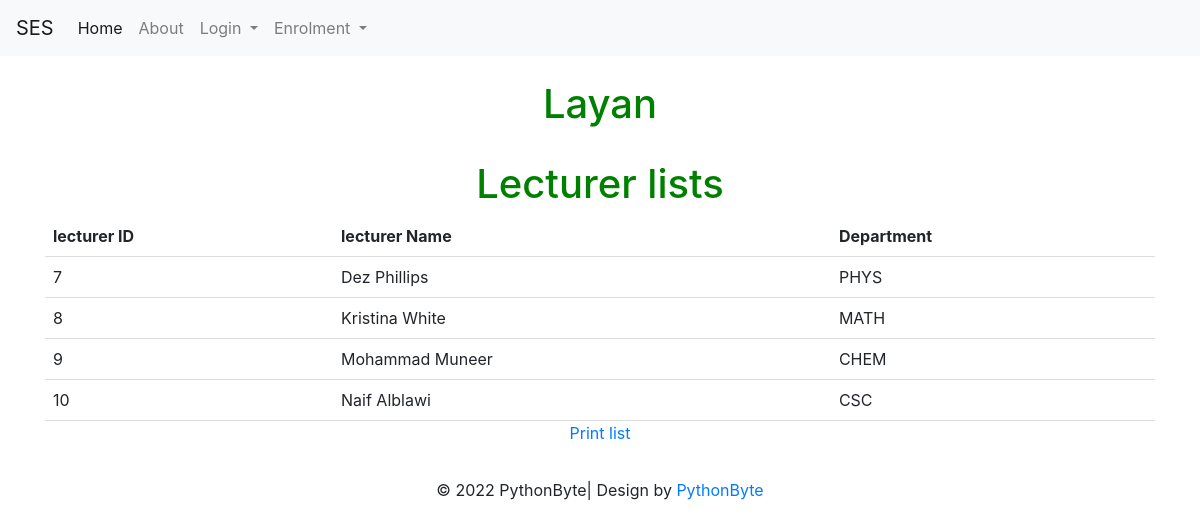
The page /lec_lists (signed in) on the database as committed earlier.
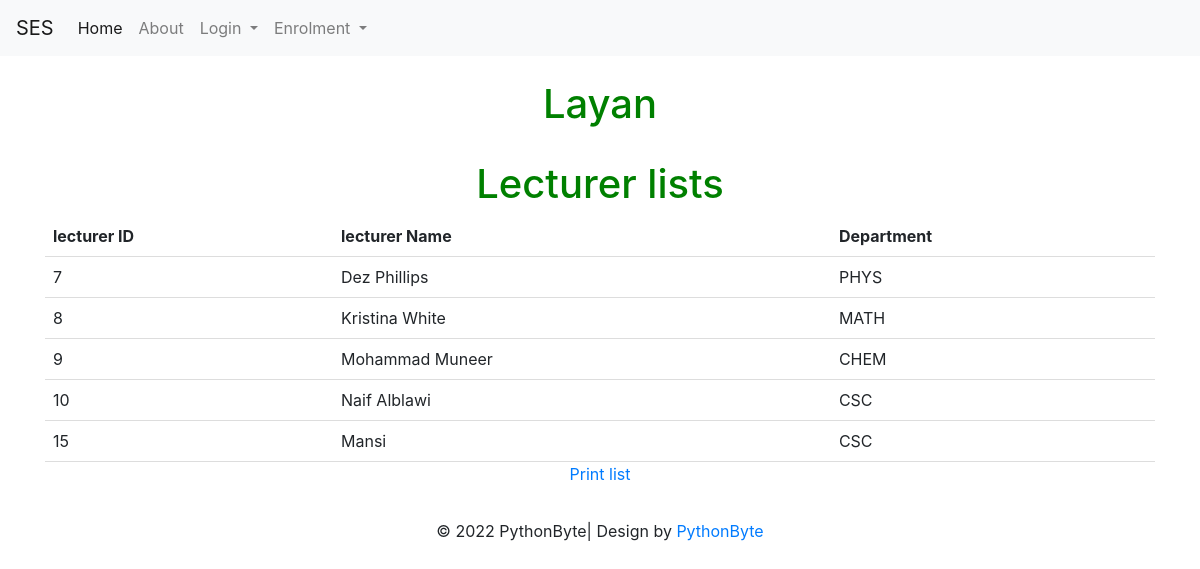
The same page on the database as committed later.
### models.py (models this page shows)
class User(UserMixin, db.Model):
    id = db.Column(db.Integer, primary_key=True)
    email = db.Column(db.String(100), unique=True)
    password = db.Column(db.String(100))
    name = db.Column(db.String(1000))
    dep_id =  db.Column(db.Integer)
    rol_id =  db.Column(db.Integer)

### tables this page shows
CREATE TABLE dep (dep_id INTEGER PRIMARY KEY UNIQUE NOT NULL, dep_name CHAR (10) NOT NULL);

### lec_lists.py (the view)
@lec_lists.route('/lec_lists', methods=['GET', 'POST'])
def lec_listsf():
                user_id = current_user.id
                con = sqlite3.connect("instance/db.sqlite")
                cur = con.cursor()
                cur.execute("SELECT * from lec_lists ")
                data2 = cur.fetchall()
                con.commit()
                con.close()
                return render_template('lec_lists.html',data2=data2, idd = current_user.id,name= current_user.name)

### templates/lec_lists.html (shortened to what this page needs)
{% extends "base.html" %}
{% block content %}
  <h1>{{name}}</h1>
  <h1>Lecturer lists</h1>
  <form method="post" action="/lec_listsf">
    <table id="table_to_highlight" style="width:100%">
        <thead>
          <tr>
            <th>lecturer ID</th>
            <th>lecturer Name</th>
            <th>Department</th>
          </tr>
          </thead>
          <tbody>
           {% for row in data2 %}
                  <tr>
                      <td>{{row[0]}}</td>
                      <td>{{row[1]}}</td>
                      <td>{{row[2]}}</td>
                  </tr>
              {% endfor %}
          </tbody>
      </table>
      <p>
        <a href="{{ url_for('lec_lists.download_report', iddc = current_user.id) }}">Print list</a>
    </p>
</form>
{% endblock %}

Rows that differ between the two databases and show on the page:
added User: id "15", name "Mansi", dep_name "CSC"
